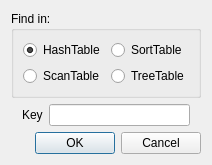
<?xml version="1.0" encoding="UTF-8"?>
<ui version="4.0">
 <class>SelectDialog</class>
 <widget class="QDialog" name="SelectDialog">
  <property name="geometry">
   <rect>
    <x>0</x>
    <y>0</y>
    <width>194</width>
    <height>159</height>
   </rect>
  </property>
  <property name="windowTitle">
   <string>Select</string>
  </property>
  <layout class="QVBoxLayout" name="verticalLayout">
   <item>
    <widget class="QGroupBox" name="groupBox">
     <property name="title">
      <string>Find in:</string>
     </property>
     <layout class="QFormLayout" name="formLayout">
      <item row="0" column="0">
       <widget class="QRadioButton" name="radioButtonHash">
        <property name="text">
         <string>HashTable</string>
        </property>
        <property name="checked">
         <bool>true</bool>
        </property>
       </widget>
      </item>
      <item row="0" column="1">
       <widget class="QRadioButton" name="radioButtonSort">
        <property name="text">
         <string>SortTable</string>
        </property>
       </widget>
      </item>
      <item row="1" column="0">
       <widget class="QRadioButton" name="radioButtonScan">
        <property name="text">
         <string>ScanTable</string>
        </property>
       </widget>
      </item>
      <item row="1" column="1">
       <widget class="QRadioButton" name="radioButtonTree">
        <property name="text">
         <string>TreeTable</string>
        </property>
       </widget>
      </item>
     </layout>
    </widget>
   </item>
   <item>
    <layout class="QHBoxLayout" name="horizontalLayout_2">
     <property name="leftMargin">
      <number>11</number>
     </property>
     <property name="rightMargin">
      <number>11</number>
     </property>
     <item>
      <widget class="QLabel" name="label">
       <property name="text">
        <string>Key</string>
       </property>
      </widget>
     </item>
     <item>
      <widget class="QLineEdit" name="lineKey"/>
     </item>
    </layout>
   </item>
   <item>
    <widget class="QDialogButtonBox" name="buttonBox">
     <property name="orientation">
      <enum>Qt::Horizontal</enum>
     </property>
     <property name="standardButtons">
      <set>QDialogButtonBox::Cancel|QDialogButtonBox::Ok</set>
     </property>
    </widget>
   </item>
  </layout>
 </widget>
 <resources/>
 <connections>
  <connection>
   <sender>buttonBox</sender>
   <signal>accepted()</signal>
   <receiver>SelectDialog</receiver>
   <slot>accept()</slot>
   <hints>
    <hint type="sourcelabel">
     <x>248</x>
     <y>254</y>
    </hint>
    <hint type="destinationlabel">
     <x>157</x>
     <y>274</y>
    </hint>
   </hints>
  </connection>
  <connection>
   <sender>buttonBox</sender>
   <signal>rejected()</signal>
   <receiver>SelectDialog</receiver>
   <slot>reject()</slot>
   <hints>
    <hint type="sourcelabel">
     <x>316</x>
     <y>260</y>
    </hint>
    <hint type="destinationlabel">
     <x>286</x>
     <y>274</y>
    </hint>
   </hints>
  </connection>
 </connections>
</ui>
